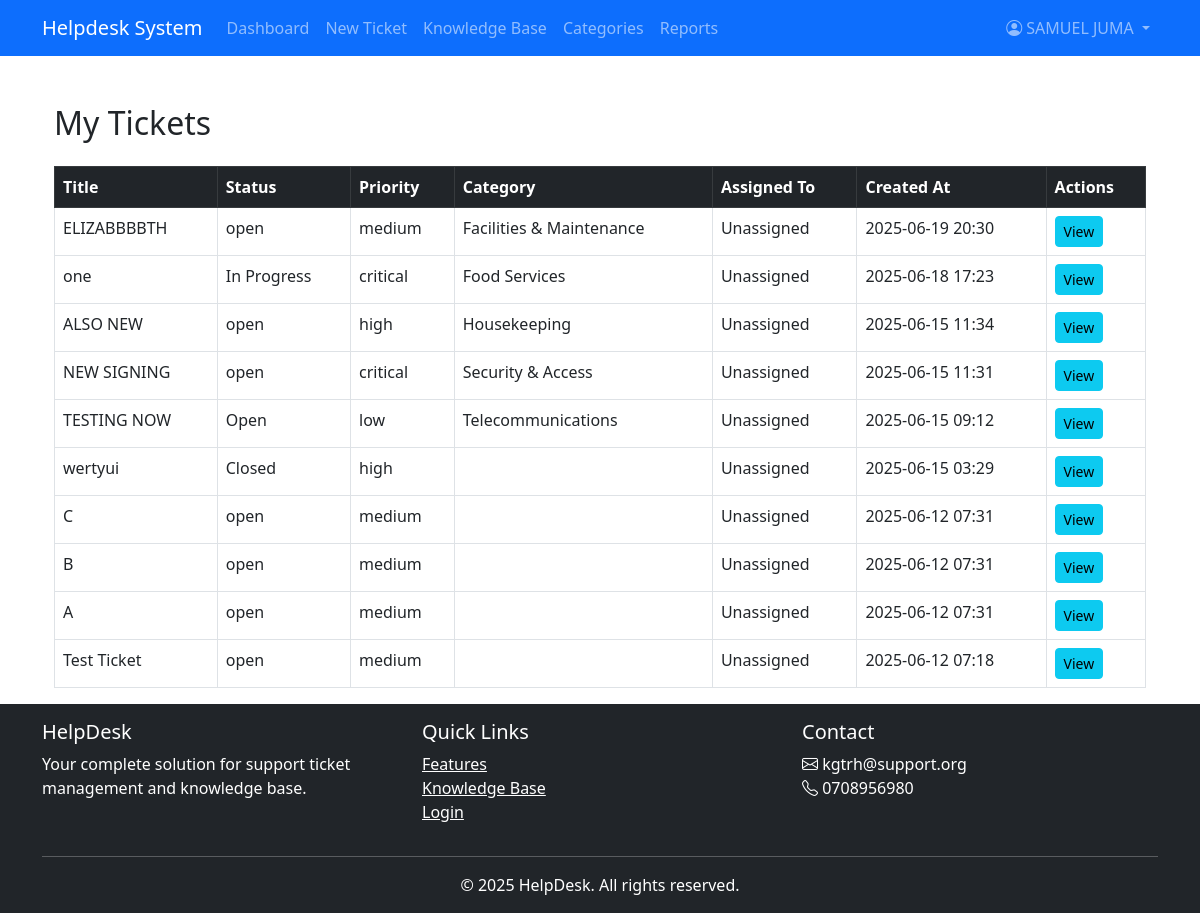
The page /users/tickets/ (signed in) on the database as committed earlier.
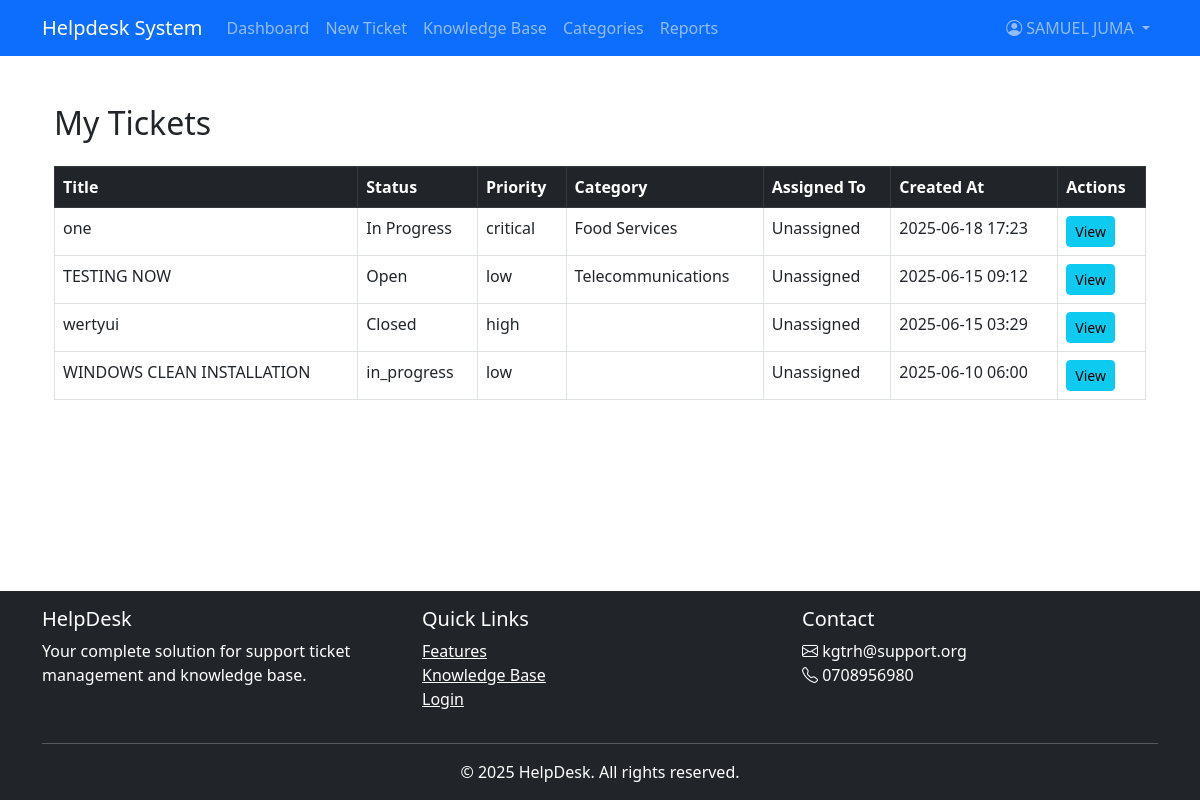
The same page on the database as committed later.
### tickets/models.py (models this page shows, shortened)
class Ticket(models.Model):
    STATUS_CHOICES = [
        ('open', 'Open'),
        ('in_progress', 'In Progress'),
        ('resolved', 'Resolved'),
        ('closed', 'Closed'),
    ]
    PRIORITY_CHOICES = [
        ('low', 'Low'),
        ('medium', 'Medium'),
        ('high', 'High'),
        ('critical', 'Critical'),
    ]
    ticket_id = models.UUIDField(default=uuid.uuid4, editable=False, unique=True)
    reference_number = models.CharField(
        max_length=50,
        unique=True,
        editable=False,
        blank=True,
        null=True
    )
    title = models.CharField(max_length=255)
    description = models.TextField(help_text="Provide a detailed description of the issue.")
    category = models.ForeignKey('tickets.Category', on_delete=models.SET_NULL, null=True, blank=True, related_name='tickets')
    department = models.ForeignKey('Department', on_delete=models.SET_NULL, null=True, blank=True)
    priority = models.CharField(max_length=10, choices=PRIORITY_CHOICES, default='medium')
    status = models.CharField(max_length=20, choices=STATUS_CHOICES, default='open')
    attachment = models.FileField(upload_to='ticket_attachments/', null=True, blank=True)
    is_urgent = models.BooleanField(default=False, help_text="Mark if this ticket needs urgent attention")
    created_by = models.ForeignKey(
        settings.AUTH_USER_MODEL, on_delete=models.CASCADE, related_name='tickets_created'
    )
    assigned_to = models.ForeignKey(
        settings.AUTH_USER_MODEL, on_delete=models.SET_NULL, null=True, blank=True, related_name='tickets_assigned'
    )
    created_at = models.DateTimeField(auto_now_add=True)
    updated_at = models.DateTimeField(auto_now=True)
    resolved_at = models.DateTimeField(null=True, blank=True)
    closed_at = models.DateTimeField(null=True, blank=True)
    is_active = models.BooleanField(default=True)
    class Meta:
        ordering = ['-created_at']

class Category(models.Model):
    name = models.CharField(max_length=100, unique=True)
    description = models.TextField(blank=True)
    is_active = models.BooleanField(default=True)
    default_assignee = models.ForeignKey(
        settings.AUTH_USER_MODEL,
        on_delete=models.SET_NULL,
        null=True,
        blank=True,
        related_name='default_categories',
        limit_choices_to={'role': 'admin,technician'},
        help_text="Optional: Assign a default technician to handle tickets in this category."
    )
    class Meta:
        verbose_name_plural = "Categories"

### tickets/views.py (the view)
# urls.py: path('', views.ticket_list, name='ticket_list'),
@login_required
def ticket_list(request):
    query = request.GET.get('q')
    status_filter = request.GET.get('status')
    tickets = Ticket.objects.all()
    if not (request.user.is_superuser or request.user.groups.filter(name='Admin').exists()):
        if request.user.groups.filter(name='Technician').exists():
            tickets = tickets.filter(assigned_to=request.user)
        else:
            tickets = tickets.filter(created_by=request.user)
    if query:
        tickets = tickets.filter(Q(title__icontains=query) | Q(description__icontains=query))
    if status_filter:
        tickets = tickets.filter(status=status_filter)
    paginator = Paginator(tickets.order_by('-created_at'), 10)
    page = request.GET.get('page')
    tickets_page = paginator.get_page(page)
    return render(request, 'tickets/ticket_list.html', {
        'tickets': tickets_page,  # Paginated and updated
        'query': query,
        'status_filter': status_filter,
    })

### users/models.py (called while the page is built)
    @property
    def is_admin(self):
        return self.user_type == 'ADMIN'

### templates/tickets/ticket_list.html
{% extends "base.html" %}
{% block content %}
<div class="container mt-5">
  <h2 class="mb-4">My Tickets</h2>
  <table class="table table-bordered table-hover">
    <thead class="table-dark">
      <tr>
        <th>Title</th>
        <th>Status</th>
        <th>Priority</th>
        <th>Category</th>
        <th>Assigned To</th>
        <th>Created At</th>
        <th>Actions</th>
      </tr>
    </thead>
    <tbody>
      {% for ticket in tickets %}
        <tr>
          <td>{{ ticket.title }}</td>
          <td>{{ ticket.status }}</td>
          <td>{{ ticket.priority }}</td>
          <td>{{ ticket.category.name }}</td>
          <td>{{ ticket.assigned_to.get_full_name|default:"Unassigned" }}</td>
          <td>{{ ticket.created_at|date:"Y-m-d H:i" }}</td>
          <td>
            <a href="{% url 'tickets:ticket_detail' ticket.pk %}" class="btn btn-sm btn-info">View</a>
          </td>
        </tr>
      {% empty %}
        <tr><td colspan="7" class="text-center">No tickets found.</td></tr>
      {% endfor %}
    </tbody>
  </table>
</div>
{% endblock %}

Rows that differ between the two databases and show on the page:
removed Ticket: title "ELIZABBBBTH", status "open", priority "medium", category.name "Facilities & Maintenance", assigned_to.get_full_name "Unassigned", created_at "2025-06-19 20:30"
removed Ticket: title "ALSO NEW", status "open", priority "high", category.name "Housekeeping", assigned_to.get_full_name "Unassigned", created_at "2025-06-15 11:34"
removed Ticket: title "NEW SIGNING", status "open", priority "critical", category.name "Security & Access", assigned_to.get_full_name "Unassigned", created_at "2025-06-15 11:31"
removed Ticket: title "C", status "open", priority "medium", assigned_to.get_full_name "Unassigned", created_at "2025-06-12 07:31"
removed Ticket: title "B", status "open", priority "medium", assigned_to.get_full_name "Unassigned", created_at "2025-06-12 07:31"
removed Ticket: title "A", status "open", priority "medium", assigned_to.get_full_name "Unassigned", created_at "2025-06-12 07:31"
removed Ticket: title "Test Ticket", status "open", priority "medium", assigned_to.get_full_name "Unassigned", created_at "2025-06-12 07:18"
now on this page (row edited): Ticket: title "WINDOWS CLEAN INSTALLATION", status "in_progress", priority "low", assigned_to.get_full_name "Unassigned", created_at "2025-06-10 06:00"
